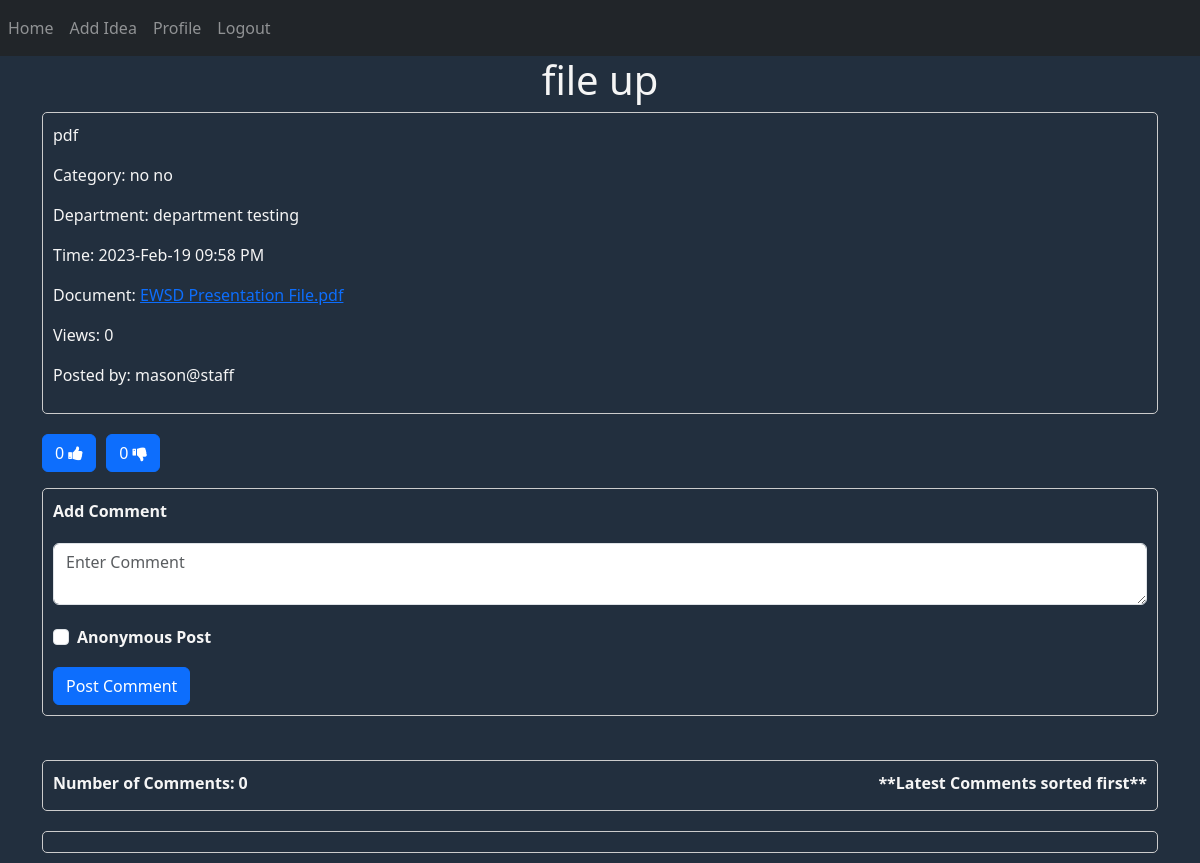
/idea/29 (signed in), run on an earlier commit of the app's database.
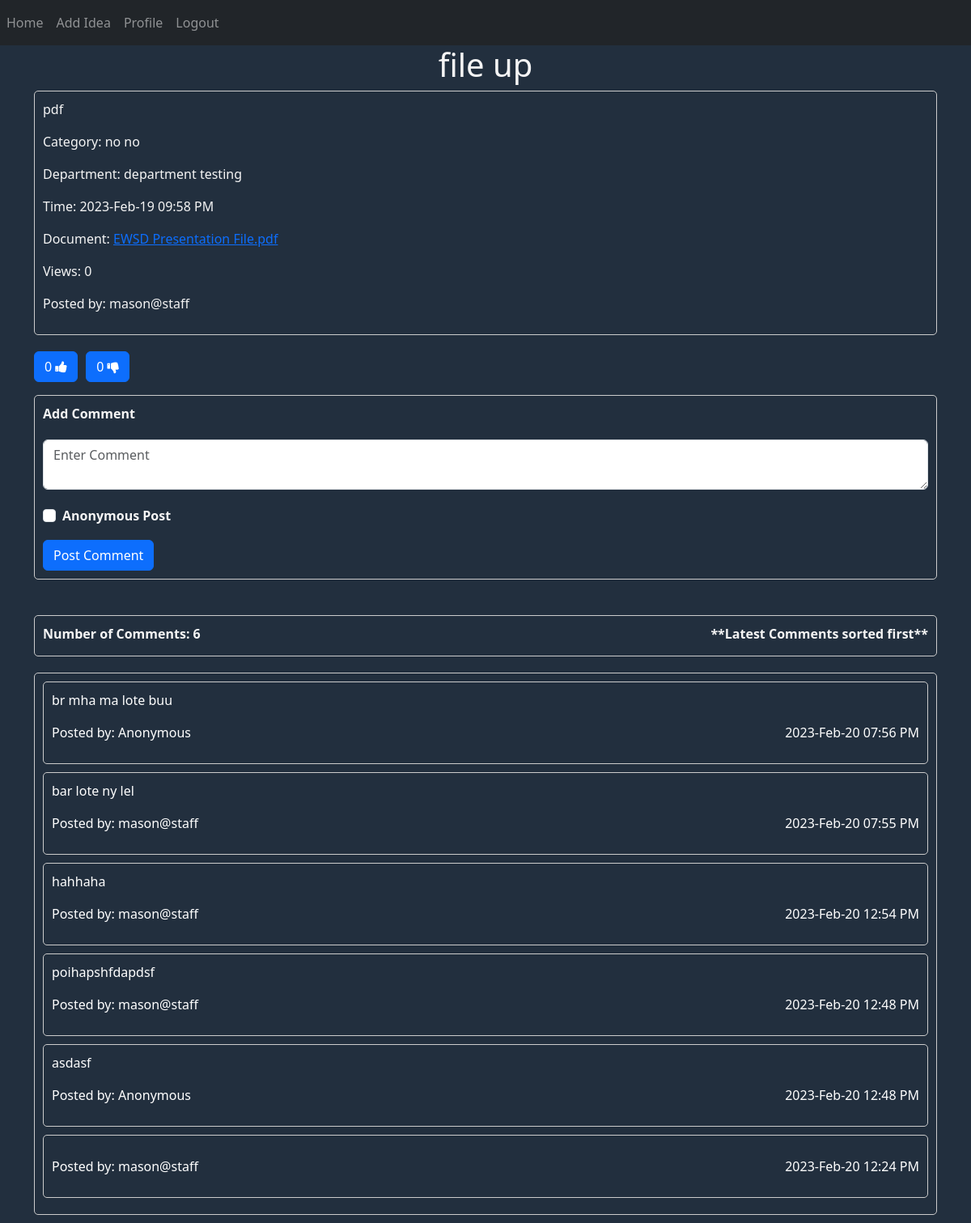
And on a later commit of the database.
### website/models.py (models this page shows, shortened)
class Ideas(db.Model, UserMixin):
    id = db.Column(db.Integer, primary_key=True)
    staff_id = db.Column(db.Integer, db.ForeignKey('staff.id'))
    staff = db.relationship('Staff', backref='ideas')
    title = db.Column(db.String(150))
    category = db.Column(db.Integer, db.ForeignKey('category.id'))
    time = db.Column(db.DateTime(timezone=True), default=func.now())
    description = db.Column(db.String(1000))
    document = db.Column(db.String(150), nullable=False)
    anon = db.Column(Boolean, default=False)
    like = db.Column(db.Integer)
    dislike = db.Column(db.Integer)
    view_count = db.Column(db.Integer)
    comment_count = db.Column(db.Integer)
    comment = db.relationship('Comments')
    like_dislike_count = db.relationship('Like')

class Category(db.Model, UserMixin):
    id = db.Column(db.Integer, primary_key=True)
    name = db.Column(db.String(150))

class Staff(db.Model, UserMixin):
    id = db.Column(db.Integer, primary_key=True)
    name = db.Column(db.String(150))
    department = db.Column(db.Integer, db.ForeignKey('department.id'))
    nrc = db.Column(db.String(150))
    role = db.Column(db.String(150))
    email = db.Column(db.String(150), unique=True)
    phone_no = db.Column(db.String(150), unique=True)
    address = db.Column(db.String(255))
    username = db.Column(db.String(150))
    password = db.Column(db.String(150))
    notification = db.relationship('Notifications')
    idea = db.relationship('Ideas')
    comment = db.relationship('Comments')
    like_dislike_count = db.relationship('Like')

class Department(db.Model, UserMixin):
    id = db.Column(db.Integer, primary_key=True)
    name = db.Column(db.String(150))
    staff = db.relationship('Staff')

class Comments(db.Model, UserMixin):
    id = db.Column(db.Integer, primary_key=True)
    idea_id = db.Column(db.Integer, db.ForeignKey('ideas.id'))
    staff_id = db.Column(db.Integer, db.ForeignKey('staff.id'))
    time = db.Column(db.DateTime(timezone=True), default=func.now())
    description = db.Column(db.String(1000))
    anon = db.Column(Boolean, default=False)

### website/auth.py (the view, shortened to what this page needs)
@auth.route('/idea/<int:idea_id>', methods=['GET', 'POST'])
@login_required
def idea_detail(idea_id):
    idea = Ideas.query.get(idea_id)
    categories = Category.query.all()
    departments = Department.query.all()
    category_list = {}
    department_list = {}
    idea.view_count += 1
    db.session.commit()
    likes = Like.query.filter_by(status=1).all()
    dislikes = Like.query.filter_by(status=-1).all()
    like_list = {}
    dislike_list = {}
    latest_settings = Settings.query.order_by(Settings.saved_date.desc()).first()
    latest_closure_date = latest_settings.final_date
    print(latest_closure_date)
    for lik in likes:
        like_list[lik.idea_id] = lik.staff_id
    for dislik in dislikes:
        dislike_list[dislik.idea_id] = dislik.staff_id
    for cat in categories:
        category_list[cat.id] = cat.name
    for dep in departments:
        department_list[dep.id] = dep.name
    comments = Comments.query.filter_by(idea_id=idea_id).order_by(Comments.time.desc()).all()
    for comment in comments:
        comment.staff = Staff.query.get(comment.staff_id)
    return render_template("view_idea.html", comments=comments, user=current_user, idea=idea, categories=category_list,
                           departments=department_list, like_list=like_list, dislike_list=dislike_list)

### website/__init__.py (called while the page is built)
def create_app():
    app = Flask(__name__)
    app.config['SECRET_KEY'] = 'hjshjhdjah kjshkjdhjs'
    app.config['SQLALCHEMY_DATABASE_URI'] = f'sqlite:///{DB_NAME}'
    app.config['UPLOAD_FOLDER'] = "static/uploads/"
    db.init_app(app)
    from .views import views
    from .auth import auth
    app.register_blueprint(views, url_prefix='/')
    app.register_blueprint(auth, url_prefix='/')
    from .models import Staff, Department, Comments, Category, Notifications, Admin, Ideas, Like, Settings
    with app.app_context():
        db.create_all()
    login_manager = LoginManager()
    login_manager.login_view = 'auth.login'
    login_manager.init_app(app)
    @login_manager.user_loader
    def load_user(id):
        return Staff.query.get(int(id))
    return app

### website/templates/view_idea.html (shortened to what this page needs)
{% extends "base.html" %}
{% block content %}
<h1 align="center">{{ idea.title }}</h1>
<link rel="stylesheet" href="/static/ideas.css"/>
    <form method="POST">
<div class="idea-box">
  <p>{{ idea.description }}</p>
  <p>Category: {{ categories[idea.category] }}</p>
  <p>Department: {{ departments[idea.staff.department] }}</p>
  <p>Time: {{ idea.time.strftime('%Y-%b-%d %I:%M %p') }}</p>
  <p>Document: <a href="/static/uploads/{{idea.document}}">{{ idea.document }}</a></p>
  <p>Views: {{ idea.view_count }}</p>
  <p>Posted by: {% if idea.anon %}Anonymous{% else %}{{ idea.staff.name }}{% endif %}</p>
</div>
      <p>
        <div class="button-wrapper">
            <form method="POST">
            {% if like_list.get(idea.id) == current_user.id %}
            <button type="submit" class="btn btn-outline-primary like-button">
            {{ idea.like }} <i class="fa fa-thumbs-up" aria-hidden="true"></i>
            </button>
            {% else %}
            <button type="submit" class="btn btn-primary like-button">
            {{ idea.like }} <i class="fa fa-thumbs-up" aria-hidden="true"></i>
            </button>
            {% endif %}
            </form>
            <form method="POST">
            {% if dislike_list.get(idea.id) == current_user.id %}
            <button type="submit" class="btn btn-outline-primary dislike-button">
            {{ idea.dislike }} <i class="fa fa-thumbs-down" aria-hidden="true"></i>
            </button>
            {% else %}
            <button type="submit" class="btn btn-primary dislike-button">
            {{ idea.dislike }} <i class="fa fa-thumbs-down" aria-hidden="true"></i>
            </button>
            {% endif %}
            </form>
        </div>
      </p>
      <div class="idea-box">
          <form method="POST">
          <div class="form-group">
                    <label for="comment">Add Comment</label>
                    <textarea type="comment" class="form-control" id="comment" name="comment"
                        placeholder="Enter Comment" required></textarea>
          </div>
          <div class="form-check">
                        <input class="form-check-input" type="checkbox" id="anon" name="anon">
                        <label class="form-check-label" for="anon">Anonymous Post</label>
          </div>
          <button type="submit" class="btn btn-primary mt-3">Post Comment</button>
      </div>
        </form>
<br>
<form method="POST">
    <div class="idea-box">
        <div class="comment-count">
            <span style="display: inline-block">
                <label>Number of Comments: {{ idea.comment_count }}</label>
            </span>
            <span style="display: inline-block; float: right">
                <label>**Latest Comments sorted first**</label>
            </span>
        </div>
    </div>
    <div class="comment-box">
        {% for comment in comments %}
            <div class="comment-box">
                <p>{{ comment.description }}</p>
                <span style="display: inline-block"><p>Posted by: {% if comment.anon %}Anonymous{% else %}{{ comment.staff.name }}{% endif %}</p></span>
                <span style="display: inline-block; float: right"><p>{{ comment.time.strftime('%Y-%b-%d %I:%M %p') }}</p></span>
            </div>
        {% endfor %}
    </div>
</form>
{% endblock %}

### website/templates/base.html (shortened to what this page needs)
<!DOCTYPE html>
<html>
<head>
    <link rel="stylesheet" href="https://stackpath.bootstrapcdn.com/bootstrap/4.4.1/css/bootstrap.min.css"
 />
    <link rel="stylesheet" href="https://stackpath.bootstrapcdn.com/font-awesome/4.7.0/css/font-awesome.min.css"
 />
    <link href="https://cdn.jsdelivr.net/npm/bootstrap@5.3.0-alpha1/dist/css/bootstrap.min.css" rel="stylesheet"
>
</head>
<body style="background-color: #222f3e; color: whitesmoke">
    <nav class="navbar navbar-expand-lg navbar-dark bg-dark">
        <div class="collapse navbar-collapse" id="navbar">
            <div class="navbar-nav">
                {% if user.is_authenticated %}
                <a class="nav-item nav-link" id="home" href="/">Home</a>
                <a class="nav-item nav-link" id="add_idea" href="/add-idea">Add Idea</a>
                <a class="nav-item nav-link" id="profile" href="/profile">Profile</a>
                <a class="nav-item nav-link" id="logout" href="/logout">Logout</a>
                {% else %}
                <a class="nav-item nav-link" id="Login" href="/login">Login</a>
                {% endif %}
            </div>
        </div>
    </nav>
    <div class="container">{% block content %} {% endblock %}</div>
    </body>
    </html>

### website/static/ideas.css (style rules this page uses)
body { color: white; }
.form-control { color: white; }
.idea-box { border: 1px solid #ccc; border-radius: 5px; margin-bottom: 20px; padding: 10px; }
.comment-box { border: 1px solid #ccc; background-color: #222f3e; border-radius: 5px; margin-bottom: 20px; color: white; padding: 10px; margin-bottom: 10px; }
.button-wrapper { display: flex; gap: 10px; }
textarea.form-control { color: black; }
button { background-color: #4CAF50; color: white; padding: 10px 20px; border: none; border-radius: 4px; cursor: pointer; }
.form-group { margin-bottom: 20px; }
label { display: block; margin-bottom: 5px; font-weight: bold; }
input[type="text"], textarea { width: 100%; padding: 12px; border: 1px solid #ccc; border-radius: 4px; resize: vertical; }
.form-control { margin: 20px 0; }

What changed in the data, as far as the page shows it:
changed Ideas "file up": comment_count "0" → "6"
added Comments: description "br mha ma lote buu", anon "Anonymous", time "2023-Feb-20 07:56 PM"
added Comments: description "bar lote ny lel", staff.name "mason@staff", time "2023-Feb-20 07:55 PM"
added Comments: description "hahhaha", staff.name "mason@staff", time "2023-Feb-20 12:54 PM"
added Comments: description "poihapshfdapdsf", staff.name "mason@staff", time "2023-Feb-20 12:48 PM"
added Comments: description "asdasf", anon "Anonymous", time "2023-Feb-20 12:48 PM"
added Comments: staff.name "mason@staff", time "2023-Feb-20 12:24 PM"
